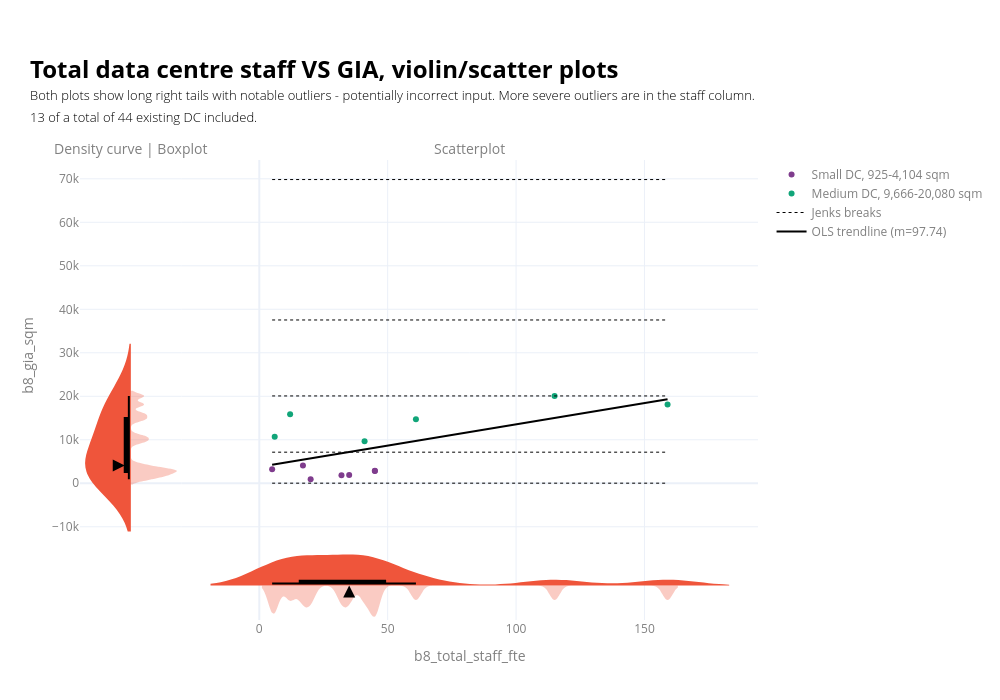

The code cell stored with this chart in its notebook:
### Markdown cell above
## Is the relationship between GIA and total staff N linear?

### Code cell
#________________________________________________________________________________________________________________________________________________
# Building violin plots/scatterplot to detect outliers. z-score can't be used because it is not normal distribution
#________________________________________________________________________________________________________________________________________________
value_col_x = "b8_total_staff_fte"
value_col_y = "b8_gia_sqm"

notes_colour, labels_colour = "black", "grey"
df = data_ldn_exstg_regression.dropna(subset=[value_col_x, value_col_y]).copy()

cols_to_show = ["id","current_occupier","lpa_name","data_centre_since","b8_gia_sqm",
                "b8_total_staff_fte","b8_employees_at_a_day_estimate","total/day ratio"]
hovertemplate = "<br>".join([f"{c}: %{{customdata[{i}]}}" for i, c in enumerate(cols_to_show)])

base_color, colors = px.colors.qualitative.Plotly[1], px.colors.qualitative.Bold
main_x, main_y = df[value_col_x], df[value_col_y]
median_value, median_x = main_y.median(), main_x.median()

fig = make_subplots(
    rows=2, cols=2, shared_yaxes=True, shared_xaxes=True,
    column_widths=[0.15, 0.85], row_heights=[0.85, 0.15],
    horizontal_spacing=0.0, vertical_spacing=0.0,
    subplot_titles=["Density curve | Boxplot", "Scatterplot", None, None],
    specs=[[{"type":"xy"},{"type":"xy"}],[{"type":"xy"},{"type":"xy"}]],
)
fig.update_annotations(font=dict(size=14, color=labels_colour))

#______________________________________
# Scatterplot
#______________________________________
for i, band in enumerate(gia_labels):
    d = df[df["B8_gia_group"] == band]
    if d.empty:
        continue

    fig.add_trace(go.Scatter(
        x=d[value_col_x], y=d[value_col_y], mode="markers",
        marker=dict(size=6, color=colors[i % len(colors)]),
        customdata=d[cols_to_show].to_numpy(), hovertemplate=hovertemplate,
        name=f"{band} DC, {int(d['b8_gia_sqm'].min()):,}-{int(d['b8_gia_sqm'].max()):,} sqm",
    ), row=1, col=2)

# Breaks
for i, b in enumerate(breaks):
    fig.add_trace(go.Scatter(
        x=[main_x.min(), main_x.max()], y=[b, b], mode="lines",line=dict(color="black", width=1, dash="dot"),
        name="Jenks breaks" if i == 0 else None,
        showlegend=(i == 0), hovertemplate=f"Jenks break<br>{value_col_y}: {b:,.0f}<br><extra></extra>",hoverinfo="text"
    ), row=1, col=2)
#______________________________________
# Density curves (LEFT - vertical violin for main_y)
#______________________________________
fig.add_trace(go.Violin(
    y=main_y, x0=1, orientation="v", side="positive", points=False, bandwidth=600, width=45, line=dict(width=0),fillcolor=make_transparent(base_color, 0.3),
    showlegend=False, hoverinfo="skip"
), row=1, col=1)

fig.add_trace(go.Violin(
    y=main_y, orientation="v", side="negative", points=False, width=45, bandwidth=6000, line=dict(width=0), box_visible=True, box_fillcolor="black",box_line=dict(color="black", width=2), box_width=0.18,
    fillcolor=base_color, showlegend=False, hoverinfo="skip"
), row=1, col=1)

fig.add_scatter(
    x=[-2], y=[median_value], mode="markers",
    marker=dict(symbol="arrow-right", color="black", size=12),
    showlegend=False, hoverinfo="skip"
)

#______________________________________
# Density curve (BOTTOM - horizontal violin for main_x)
#______________________________________
fig.add_trace(go.Violin(
    x=main_x, y0=0, orientation="h", side="negative", points=False,bandwidth=2, width=0.8, line=dict(width=0),fillcolor=make_transparent(base_color, 0.3),
    showlegend=False, hoverinfo="skip"
), row=2, col=2)

fig.add_trace(go.Violin(
    x=main_x, y0=0, orientation="h", side="positive", points=False,width=0.8, bandwidth=12, line=dict(width=0),
    box_visible=True, box_fillcolor="black", box_line=dict(color="black", width=2), box_width=0.18,fillcolor=base_color, showlegend=False, hoverinfo="skip"
), row=2, col=2)

fig.add_trace(go.Scatter(
    x=[median_x], y=[0], mode="markers", marker=dict(symbol="arrow-up", color="black", size=12), showlegend=False, hoverinfo="skip"
), row=2, col=2)

#______________________________________
# Trendline
#______________________________________
x, y = main_x.to_numpy(), main_y.to_numpy()
m, c = np.polyfit(x, y, 1)
xt = np.linspace(main_x.min(), main_x.max(), 100)
fig.add_trace(go.Scatter( x=xt, y=m*xt + c, mode="lines",line=dict(color="black", width=2),name=f"OLS trendline (m={m:.2f})"), row=1, col=2)

#______________________________________
# Layout updates - adding title and subtitle notes
#______________________________________
fig.update_layout(
    width=1000, height=700, template="plotly_white",
    title=dict(
        text=(
            f"<br><span style='font-size:24px; font-weight:bold; color:{notes_colour}; display:block; margin-bottom:2px;'>"
            "Total data centre staff VS GIA, violin/scatter plots"
            "</span><br>"
            f"<span style='font-size:13px; font-weight:300; color:{notes_colour}; display:block; margin-bottom:0px;'>"
            "Both plots show long right tails with notable outliers - potentially incorrect input. More severe outliers are in the staff column."
            "</span><br>"
            f"<span style='font-size:13px; font-weight:300; color:{notes_colour}; display:block; margin-bottom:0px;'>"
            f"{len(df)} of a total of {len(data_ldn_exstg)} existing DC included."
            "</span><br>"
        ),
        x=0.03, xanchor="left", y=0.92, yanchor="top",
    ),
    margin=dict(t=160),
    legend=dict(font=dict(color=labels_colour))
)
fig.update_xaxes(title_text=value_col_x, row=2, col=2,title_font=dict(color=labels_colour), tickfont=dict(color=labels_colour))
fig.update_yaxes(title_text=value_col_y, row=1, col=1,title_font=dict(color=labels_colour), tickfont=dict(color=labels_colour))
fig.update_xaxes(showticklabels=False, row=1, col=1)
fig.update_yaxes(showticklabels=False, row=2, col=2)
fig.update_xaxes(visible=False, row=2, col=1)
fig.update_yaxes(visible=False, row=2, col=1)

fig.show()

### Figure 1 — Plotly figure (JSON) as saved in the notebook; plotly's stock layout.template omitted (floating-point values rounded to 4 significant figures)
{"data": [{"customdata": [["Islington-P2013_1089_FUL", "Colt Data Centres", "Islington", 2000, 1895, 35, null, null], ["Enfield-TP_11_1373", "Sovereign Business Integration plc", "Enfield", 2000, 2850, 45, null, null], ["Enfield-LDC_08_0514", "Virtus", "Enfield", 2010, 2900, 45, 15, 3], ["Bexley-23_00960_FUL", "OVH", "Bexley", 2017, 4104, 17, null, null], ["Camden-2022_3535_P", "UCL", "Camden", 2018, 3198, 5, null, null], ["Bromley-19_04182_FULL1", "Dajon Data Management Ltd", "Bromley", 2019, 925.9, 20, null, null], ["Tower_Hamlets-PA_21_00615_NC", "Digital Realty ", "Tower Hamlets", 2019, 1850, 32, 7, 4.57]], "hovertemplate": "id: %{customdata[0]}<br>current_occupier: %{customdata[1]}<br>lpa_name: %{customdata[2]}<br>data_centre_since: %{customdata[3]}<br>b8_gia_sqm: %{customdata[4]}<br>b8_total_staff_fte: %{customdata[5]}<br>b8_employees_at_a_day_estimate: %{customdata[6]}<br>total/day ratio: %{customdata[7]}", "marker": {"color": "rgb(127, 60, 141)", "size": 6}, "mode": "markers", "name": "Small DC, 925-4,104 sqm", "type": "scatter", "x": [35.0, 45.0, 45.0, 17.0, 5.0, 20.0, 32.0], "xaxis": "x2", "y": [1895.0, 2850.0, 2900.0, 4104.0, 3198.0, 925.9, 1850.0], "yaxis": "y2"}, {"customdata": [["Hounslow-P_2009_1661", "Redcentric", "Hounslow", 2000, 18116, 159, null, null], ["Hounslow-P_2007_1897", null, "Hounslow", 2007, 10710, 6, null, null], ["Tower_Hamlets-PA_08_01799", "Telehouse International Corporation of Europe Ltd", "Tower Hamlets", 2010, 20080, 115, null, null], ["Tower_Hamlets-PA_13_00803", "Digital Realty ", "Tower Hamlets", 2014, 9666, 41, null, null], ["Hounslow-P_2011_3272", "Virtus", "Hounslow", 2014, 15893, 12, null, null], ["Tower_Hamlets-PA_20_02381_NC", "Echelon", "Tower Hamlets", 2016, 14727, 61, 31, 1.97]], "hovertemplate": "id: %{customdata[0]}<br>current_occupier: %{customdata[1]}<br>lpa_name: %{customdata[2]}<br>data_centre_since: %{customdata[3]}<br>b8_gia_sqm: %{customdata[4]}<br>b8_total_staff_fte: %{customdata[5]}<br>b8_employees_at_a_day_estimate: %{customdata[6]}<br>total/day ratio: %{customdata[7]}", "marker": {"color": "rgb(17, 165, 121)", "size": 6}, "mode": "markers", "name": "Medium DC, 9,666-20,080 sqm", "type": "scatter", "x": [159.0, 6.0, 115.0, 41.0, 12.0, 61.0], "xaxis": "x2", "y": [18120.0, 10710.0, 20080.0, 9666.0, 15890.0, 14730.0], "yaxis": "y2"}, {"hoverinfo": "text", "hovertemplate": "Jenks break<br>b8_gia_sqm: 24<br><extra></extra>", "line": {"color": "black", "dash": "dot", "width": 1}, "mode": "lines", "name": "Jenks breaks", "showlegend": true, "type": "scatter", "x": [5, 159], "xaxis": "x2", "y": [24, 24], "yaxis": "y2"}, {"hoverinfo": "text", "hovertemplate": "Jenks break<br>b8_gia_sqm: 7,150<br><extra></extra>", "line": {"color": "black", "dash": "dot", "width": 1}, "mode": "lines", "showlegend": false, "type": "scatter", "x": [5, 159], "xaxis": "x2", "y": [7150, 7150], "yaxis": "y2"}, {"hoverinfo": "text", "hovertemplate": "Jenks break<br>b8_gia_sqm: 20,080<br><extra></extra>", "line": {"color": "black", "dash": "dot", "width": 1}, "mode": "lines", "showlegend": false, "type": "scatter", "x": [5, 159], "xaxis": "x2", "y": [20080, 20080], "yaxis": "y2"}, {"hoverinfo": "text", "hovertemplate": "Jenks break<br>b8_gia_sqm: 37,547<br><extra></extra>", "line": {"color": "black", "dash": "dot", "width": 1}, "mode": "lines", "showlegend": false, "type": "scatter", "x": [5, 159], "xaxis": "x2", "y": [37547, 37547], "yaxis": "y2"}, {"hoverinfo": "text", "hovertemplate": "Jenks break<br>b8_gia_sqm: 69,829<br><extra></extra>", "line": {"color": "black", "dash": "dot", "width": 1}, "mode": "lines", "showlegend": false, "type": "scatter", "x": [5, 159], "xaxis": "x2", "y": [69829, 69829], "yaxis": "y2"}, {"bandwidth": 600, "fillcolor": "rgba(239,85,59,0.3)", "hoverinfo": "skip", "line": {"width": 0}, "orientation": "v", "points": false, "showlegend": false, "side": "positive", "type": "violin", "width": 45, "x0": 1, "xaxis": "x", "y": [1895.0, 18120.0, 2850.0, 10710.0, 2900.0, 20080.0, 9666.0, 15890.0, 14730.0, 4104.0, 3198.0, 925.9, 1850.0], "yaxis": "y"}, {"bandwidth": 6000, "box": {"fillcolor": "black", "line": {"color": "black", "width": 2}, "visible": true, "width": 0.18}, "fillcolor": "#EF553B", "hoverinfo": "skip", "line": {"width": 0}, "orientation": "v", "points": false, "showlegend": false, "side": "negative", "type": "violin", "width": 45, "xaxis": "x", "y": [1895.0, 18120.0, 2850.0, 10710.0, 2900.0, 20080.0, 9666.0, 15890.0, 14730.0, 4104.0, 3198.0, 925.9, 1850.0], "yaxis": "y"}, {"hoverinfo": "skip", "marker": {"color": "black", "size": 12, "symbol": "arrow-right"}, "mode": "markers", "showlegend": false, "type": "scatter", "x": [-2], "y": [4104]}, {"bandwidth": 2, "fillcolor": "rgba(239,85,59,0.3)", "hoverinfo": "skip", "line": {"width": 0}, "orientation": "h", "points": false, "showlegend": false, "side": "negative", "type": "violin", "width": 0.8, "x": [35.0, 159.0, 45.0, 6.0, 45.0, 115.0, 41.0, 12.0, 61.0, 17.0, 5.0, 20.0, 32.0], "xaxis": "x4", "y0": 0, "yaxis": "y4"}, {"bandwidth": 12, "box": {"fillcolor": "black", "line": {"color": "black", "width": 2}, "visible": true, "width": 0.18}, "fillcolor": "#EF553B", "hoverinfo": "skip", "line": {"width": 0}, "orientation": "h", "points": false, "showlegend": false, "side": "positive", "type": "violin", "width": 0.8, "x": [35.0, 159.0, 45.0, 6.0, 45.0, 115.0, 41.0, 12.0, 61.0, 17.0, 5.0, 20.0, 32.0], "xaxis": "x4", "y0": 0, "yaxis": "y4"}, {"hoverinfo": "skip", "marker": {"color": "black", "size": 12, "symbol": "arrow-up"}, "mode": "markers", "showlegend": false, "type": "scatter", "x": [35], "xaxis": "x4", "y": [0], "yaxis": "y4"}, {"line": {"color": "black", "width": 2}, "mode": "lines", "name": "OLS trendline (m=97.74)", "type": "scatter", "x": [5.0, 6.556, 8.111, 9.667, 11.22, 12.78, 14.33, 15.89, 17.44, 19.0, 20.56, 22.11, 23.67, 25.22, 26.78, 28.33, 29.89, 31.44, 33.0, 34.56, 36.11, 37.67, 39.22, 40.78, 42.33, 43.89, 45.44, 47.0, 48.56, 50.11, 51.67, 53.22, 54.78, 56.33, 57.89, 59.44, 61.0, 62.56, 64.11, 65.67, 67.22, 68.78, 70.33, 71.89, 73.44, 75.0, 76.56, 78.11, 79.67, 81.22, 82.78, 84.33, 85.89, 87.44, 89.0, 90.56, 92.11, 93.67, 95.22, 96.78, 98.33, 99.89, 101.4, 103.0, 104.6, 106.1, 107.7, 109.2, 110.8, 112.3, 113.9, 115.4, 117.0, 118.6, 120.1, 121.7, 123.2, 124.8, 126.3, 127.9, 129.4, 131.0, 132.6, 134.1, 135.7, 137.2, 138.8, 140.3, 141.9, 143.4, 145.0, 146.6, 148.1, 149.7, 151.2, 152.8, 154.3, 155.9, 157.4, 159.0], "xaxis": "x2", "y": [4254.0, 4406.0, 4558.0, 4710.0, 4862.0, 5015.0, 5167.0, 5319.0, 5471.0, 5623.0, 5775.0, 5927.0, 6079.0, 6231.0, 6383.0, 6535.0, 6687.0, 6839.0, 6991.0, 7143.0, 7295.0, 7447.0, 7599.0, 7751.0, 7903.0, 8055.0, 8208.0, 8360.0, 8512.0, 8664.0, 8816.0, 8968.0, 9120.0, 9272.0, 9424.0, 9576.0, 9728.0, 9880.0, 10030.0, 10180.0, 10340.0, 10490.0, 10640.0, 10790.0, 10940.0, 11100.0, 11250.0, 11400.0, 11550.0, 11700.0, 11860.0, 12010.0, 12160.0, 12310.0, 12460.0, 12620.0, 12770.0, 12920.0, 13070.0, 13230.0, 13380.0, 13530.0, 13680.0, 13830.0, 13990.0, 14140.0, 14290.0, 14440.0, 14590.0, 14750.0, 14900.0, 15050.0, 15200.0, 15350.0, 15510.0, 15660.0, 15810.0, 15960.0, 16110.0, 16270.0, 16420.0, 16570.0, 16720.0, 16870.0, 17030.0, 17180.0, 17330.0, 17480.0, 17630.0, 17790.0, 17940.0, 18090.0, 18240.0, 18390.0, 18550.0, 18700.0, 18850.0, 19000.0, 19150.0, 19310.0], "yaxis": "y2"}], "layout": {"annotations": [{"font": {"color": "grey", "size": 14}, "showarrow": false, "text": "Density curve | Boxplot", "x": 0.075, "xanchor": "center", "xref": "paper", "y": 1, "yanchor": "bottom", "yref": "paper"}, {"font": {"color": "grey", "size": 14}, "showarrow": false, "text": "Scatterplot", "x": 0.575, "xanchor": "center", "xref": "paper", "y": 1, "yanchor": "bottom", "yref": "paper"}], "height": 700, "legend": {"font": {"color": "grey"}}, "margin": {"t": 160}, "title": {"text": "<br><span style='font-size:24px; font-weight:bold; color:black; display:block; margin-bottom:2px;'>Total data centre staff VS GIA, violin/scatter plots</span><br><span style='font-size:13px; font-weight:300; color:black; display:block; margin-bottom:0px;'>Both plots show long right tails with notable outliers - potentially incorrect input. More severe outliers are in the staff column.</span><br><span style='font-size:13px; font-weight:300; color:black; display:block; margin-bottom:0px;'>13 of a total of 44 existing DC included.</span><br>", "x": 0.03, "xanchor": "left", "y": 0.92, "yanchor": "top"}, "width": 1000, "xaxis": {"anchor": "y", "domain": [0, 0.15], "matches": "x3", "showticklabels": false}, "xaxis2": {"anchor": "y2", "domain": [0.15, 1], "matches": "x4", "showticklabels": false}, "xaxis3": {"anchor": "y3", "domain": [0, 0.15], "visible": false}, "xaxis4": {"anchor": "y4", "domain": [0.15, 1], "tickfont": {"color": "grey"}, "title": {"font": {"color": "grey"}, "text": "b8_total_staff_fte"}}, "yaxis": {"anchor": "x", "domain": [0.15, 1], "tickfont": {"color": "grey"}, "title": {"font": {"color": "grey"}, "text": "b8_gia_sqm"}}, "yaxis2": {"anchor": "x2", "domain": [0.15, 1], "matches": "y", "showticklabels": false}, "yaxis3": {"anchor": "x3", "domain": [0, 0.15], "visible": false}, "yaxis4": {"anchor": "x4", "domain": [0, 0.15], "matches": "y3", "showticklabels": false}}}
